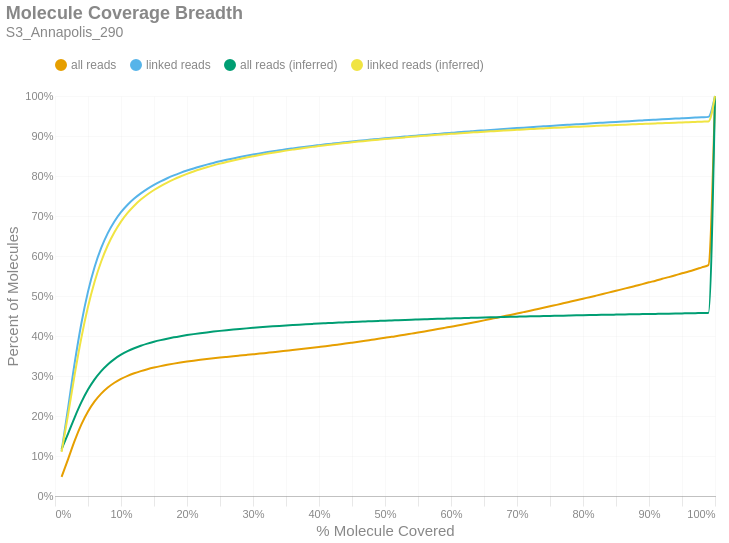

Notebook cell for this chart:
### Markdown cell above
### Molecule Read Coverage
This chart shows molecule coverage breadth as computed by the number of bases aligned to that molecule. In other words, "*how much of each unique long molecule is actually sequenced/aligned?*" Keep in mind there is a distinction between sequences and alignments, since some sequences belonging to a particular molecule may not align well and wouldn't appear in the alignment data. This chart also shows molecule coverage breadth as computed by the *inferred fragment* from which the aligned sequences originate. Unlike read coverage, this calculation takes into account the total insert size, including unsequenced gaps between the forward and reverse reads. Like the previous figures, these are cumulative percents.

### Code cell
if SKIPLR:
    print_html(f"Skipped")
else:
    binned_df = consolidated_hist(valids['coverage_bp'], mask, 0.01, True)
    binned_df_inf = consolidated_hist(valids['coverage_inserts'], mask, 0.01, True)
    binned_df = binned_df.with_columns(pl.lit(binned_df_inf['all reads (cumsum)']).alias('all reads (inferred)'))
    binned_df = binned_df.with_columns(pl.lit(binned_df_inf['linked reads (cumsum)']).alias('linked reads (inferred)'))
    binned_df = binned_df.with_columns(
        (pl.col('bin').cast(pl.Float64) + 0.01).alias('right_edge')
    )

    with SafeRender(binned_df):
        (
            density_plot(binned_df, 'Molecule Coverage Breadth', samplename, 'molcov', ['all reads (inferred)','linked reads (inferred)'])
            .encode(
                #x=alt.X('bin:Q', title="% Molecule Covered").axis(format = '%').scale(padding=0),
                x=alt.X('right_edge:Q', title="% Molecule Covered").axis(format='%').scale(padding=0),
                y=alt.Y('value:Q', title='Percent of Molecules')
                    .axis(format='%')
                    .stack(False)
                    .scale(domainMin=0, padding=0),
                color=alt.Color("key:N").scale(domain = ["all reads", "linked reads", "all reads (inferred)", "linked reads (inferred)"]),
                tooltip = [
                    alt.Tooltip("key:N", title = "Data Type"),
                    alt.Tooltip("range_label:N", title="% Molecule Covered"),
                    alt.Tooltip("value:Q", format = ".2%", title="% Molecules")
                ]
            )
        ).display()

### Figure 1 — Vega-Lite specification as saved in the notebook (floating-point values rounded to 4 significant figures)
{"width": "container", "height": 400, "config": {"title": {"anchor": "start", "dy": -15, "fontSize": 18, "color": "#888888", "subtitleColor": "#888888", "subtitleFontSize": 14}, "arc": {"fill": "#0072B2"}, "axis": {"domainColor": "#888888", "domainWidth": 0.5, "gridWidth": 0.2, "grid": false, "titleFontWeight": 400, "titleFontSize": 15, "labelFontSize": 11, "labelColor": "#888888", "tickColor": "#888888", "tickWidth": 0.2, "titleColor": "#888888"}, "axisBand": {"grid": false}, "axisX": {"grid": true, "tickSize": 10, "domainCap": "round"}, "axisY": {"domain": false, "grid": true, "tickSize": 0, "domainCap": "round"}, "background": "transparent", "header": {"labelFontSize": 15, "labelColor": "#888888", "titleFontSize": 15, "titleFontWeight": 600, "titleColor": "#888888"}, "legend": {"labelFont": "sans-serif", "labelFontSize": 12, "labelColor": "#888888", "symbolSize": 100, "symbolType": "circle", "titleFontSize": 12, "titlePadding": 10, "titleColor": "#888888", "title": null, "orient": "top"}, "range": {"category": ["#E69F00", "#56B4E9", "#009E73", "#F0E442", "#0072B2", "#D55E00", "#CC79A7", "#000000"], "diverging": ["#cfe8f3", "#a2d4ec", "#73bfe2", "#46abdb", "#1696d2", "#12719e"]}, "area": {"fill": "#0072B2", "fillOpacity": 0.7, "line": true, "strokeOpacity": 0.7}, "line": {"color": "#0072B2", "stroke": "#0072B2", "strokeWidth": 2}, "trail": {"color": "#0072B2", "stroke": "#0072B2", "strokeWidth": 0, "size": 1}, "point": {"filled": true, "fillOpacity": 1.0, "size": 95}, "text": {"color": "#888888", "fontSize": 11, "align": "right", "fontWeight": 400, "size": 11}, "bar": {"fill": "#0072B2", "stroke": null}, "view": {"stroke": null, "continuousWidth": 660, "continuousHeight": 400}}, "data": {"name": "data-083fdb98e062571fa72205f2be29ebd4"}, "mark": {"type": "line", "interpolate": "monotone", "point": {"opacity": 0, "size": 275}}, "encoding": {"color": {"field": "key", "scale": {"domain": ["all reads", "linked reads", "all reads (inferred)", "linked reads (inferred)"]}, "type": "nominal"}, "tooltip": [{"field": "key", "title": "Data Type", "type": "nominal"}, {"field": "range_label", "title": "% Molecule Covered", "type": "nominal"}, {"field": "value", "format": ".2%", "title": "% Molecules", "type": "quantitative"}], "x": {"axis": {"format": "%"}, "field": "right_edge", "scale": {"padding": 0}, "title": "% Molecule Covered", "type": "quantitative"}, "y": {"axis": {"format": "%"}, "field": "value", "scale": {"domainMin": 0, "padding": 0}, "stack": false, "title": "Percent of Molecules", "type": "quantitative"}}, "params": [{"name": "param_c36ac31b6afebe62", "select": {"type": "point", "fields": ["key"]}, "bind": "legend"}], "title": {"text": "Molecule Coverage Breadth", "subtitle": "S3_Annapolis_290"}, "transform": [{"fold": ["all reads (cumsum)", "linked reads (cumsum)", "all reads (inferred)", "linked reads (inferred)"]}, {"calculate": "replace(datum.key, ' (cumsum)', '')", "as": "key"}, {"filter": {"param": "param_c36ac31b6afebe62"}}], "usermeta": {"embedOptions": {"downloadFileName": "S3_Annapolis_290.molcov"}}, "$schema": "https://vega.github.io/schema/vega-lite/v6.1.0.json", "datasets": {"data-083fdb98e062571fa72205f2be29ebd4": [{"bin": "0.0", "interval": "0.0-0.01", "all reads": 0.04772, "linked reads": 0.1122, "all reads (cumsum)": 0.04772, "linked reads (cumsum)": 0.1122, "range_label": "0.0-0.01", "all reads (inferred)": 0.1175, "linked reads (inferred)": 0.1104, "right_edge": 0.01}, {"bin": "0.01", "interval": "0.01-0.02", "all reads": 0.04527, "linked reads": 0.1099, "all reads (cumsum)": 0.09299, "linked reads (cumsum)": 0.2222, "range_label": "0.01-0.02", "all reads (inferred)": 0.1566, "linked reads (inferred)": 0.2054, "right_edge": 0.02}, {"bin": "0.02", "interval": "0.02-0.03", "all reads": 0.04603, "linked reads": 0.1123, "all reads (cumsum)": 0.139, "linked reads (cumsum)": 0.3345, "range_label": "0.02-0.03", "all reads (inferred)": 0.1975, "linked reads (inferred)": 0.3052, "right_edge": 0.03}, {"bin": "0.03", "interval": "0.03-0.04", "all reads": 0.03991, "linked reads": 0.09743, "all reads (cumsum)": 0.1789, "linked reads (cumsum)": 0.4319, "range_label": "0.03-0.04", "all reads (inferred)": 0.2346, "linked reads (inferred)": 0.3961, "right_edge": 0.04}, {"bin": "0.04", "interval": "0.04-0.05", "all reads": 0.03238, "linked reads": 0.07908, "all reads (cumsum)": 0.2113, "linked reads (cumsum)": 0.511, "range_label": "0.04-0.05", "all reads (inferred)": 0.266, "linked reads (inferred)": 0.4729, "right_edge": 0.05}, {"bin": "0.05", "interval": "0.05-0.06", "all reads": 0.0252, "linked reads": 0.06151, "all reads (cumsum)": 0.2365, "linked reads (cumsum)": 0.5725, "range_label": "0.05-0.06", "all reads (inferred)": 0.2917, "linked reads (inferred)": 0.5356, "right_edge": 0.06}, {"bin": "0.06", "interval": "0.06-0.07", "all reads": 0.01951, "linked reads": 0.04759, "all reads (cumsum)": 0.256, "linked reads (cumsum)": 0.6201, "range_label": "0.06-0.07", "all reads (inferred)": 0.3123, "linked reads (inferred)": 0.5862, "right_edge": 0.07}, {"bin": "0.07", "interval": "0.07-0.08", "all reads": 0.01525, "linked reads": 0.03717, "all reads (cumsum)": 0.2713, "linked reads (cumsum)": 0.6572, "range_label": "0.07-0.08", "all reads (inferred)": 0.329, "linked reads (inferred)": 0.6268, "right_edge": 0.08}, {"bin": "0.08", "interval": "0.08-0.09", "all reads": 0.01195, "linked reads": 0.02908, "all reads (cumsum)": 0.2832, "linked reads (cumsum)": 0.6863, "range_label": "0.08-0.09", "all reads (inferred)": 0.3423, "linked reads (inferred)": 0.6594, "right_edge": 0.09}, {"bin": "0.09", "interval": "0.09-0.1", "all reads": 0.009556, "linked reads": 0.02323, "all reads (cumsum)": 0.2928, "linked reads (cumsum)": 0.7095, "range_label": "0.09-0.1", "all reads (inferred)": 0.3532, "linked reads (inferred)": 0.686, "right_edge": 0.1}, {"bin": "0.1", "interval": "0.1-0.11", "all reads": 0.007651, "linked reads": 0.01855, "all reads (cumsum)": 0.3004, "linked reads (cumsum)": 0.7281, "range_label": "0.1-0.11", "all reads (inferred)": 0.3621, "linked reads (inferred)": 0.7077, "right_edge": 0.11}, {"bin": "0.11", "interval": "0.11-0.12", "all reads": 0.006398, "linked reads": 0.01549, "all reads (cumsum)": 0.3068, "linked reads (cumsum)": 0.7436, "range_label": "0.11-0.12", "all reads (inferred)": 0.3694, "linked reads (inferred)": 0.7256, "right_edge": 0.12}, {"bin": "0.12", "interval": "0.12-0.13", "all reads": 0.005378, "linked reads": 0.01297, "all reads (cumsum)": 0.3122, "linked reads (cumsum)": 0.7566, "range_label": "0.12-0.13", "all reads (inferred)": 0.3757, "linked reads (inferred)": 0.741, "right_edge": 0.13}, {"bin": "0.13", "interval": "0.13-0.14", "all reads": 0.004732, "linked reads": 0.01141, "all reads (cumsum)": 0.3169, "linked reads (cumsum)": 0.768, "range_label": "0.13-0.14", "all reads (inferred)": 0.381, "linked reads (inferred)": 0.7538, "right_edge": 0.14}, {"bin": "0.14", "interval": "0.14-0.15", "all reads": 0.004122, "linked reads": 0.009931, "all reads (cumsum)": 0.321, "linked reads (cumsum)": 0.7779, "range_label": "0.14-0.15", "all reads (inferred)": 0.3856, "linked reads (inferred)": 0.7651, "right_edge": 0.15}, {"bin": "0.15", "interval": "0.15-0.16", "all reads": 0.003661, "linked reads": 0.00878, "all reads (cumsum)": 0.3247, "linked reads (cumsum)": 0.7867, "range_label": "0.15-0.16", "all reads (inferred)": 0.3897, "linked reads (inferred)": 0.7749, "right_edge": 0.16}, {"bin": "0.16", "interval": "0.16-0.17", "all reads": 0.003245, "linked reads": 0.00777, "all reads (cumsum)": 0.3279, "linked reads (cumsum)": 0.7944, "range_label": "0.16-0.17", "all reads (inferred)": 0.3933, "linked reads (inferred)": 0.7837, "right_edge": 0.17}, {"bin": "0.17", "interval": "0.17-0.18", "all reads": 0.002964, "linked reads": 0.007035, "all reads (cumsum)": 0.3309, "linked reads (cumsum)": 0.8015, "range_label": "0.17-0.18", "all reads (inferred)": 0.3966, "linked reads (inferred)": 0.7917, "right_edge": 0.18}, {"bin": "0.18", "interval": "0.18-0.19", "all reads": 0.002655, "linked reads": 0.006269, "all reads (cumsum)": 0.3336, "linked reads (cumsum)": 0.8077, "range_label": "0.18-0.19", "all reads (inferred)": 0.3995, "linked reads (inferred)": 0.7988, "right_edge": 0.19}, {"bin": "0.19", "interval": "0.19-0.2", "all reads": 0.002478, "linked reads": 0.005827, "all reads (cumsum)": 0.336, "linked reads (cumsum)": 0.8136, "range_label": "0.19-0.2", "all reads (inferred)": 0.4022, "linked reads (inferred)": 0.8054, "right_edge": 0.2}, {"bin": "0.2", "interval": "0.2-0.21", "all reads": 0.002271, "linked reads": 0.005327, "all reads (cumsum)": 0.3383, "linked reads (cumsum)": 0.8189, "range_label": "0.2-0.21", "all reads (inferred)": 0.4047, "linked reads (inferred)": 0.8112, "right_edge": 0.21}, {"bin": "0.21", "interval": "0.21-0.22", "all reads": 0.002112, "linked reads": 0.004885, "all reads (cumsum)": 0.3404, "linked reads (cumsum)": 0.8238, "range_label": "0.21-0.22", "all reads (inferred)": 0.4069, "linked reads (inferred)": 0.8167, "right_edge": 0.22}, {"bin": "0.22", "interval": "0.22-0.23", "all reads": 0.002007, "linked reads": 0.004596, "all reads (cumsum)": 0.3424, "linked reads (cumsum)": 0.8284, "range_label": "0.22-0.23", "all reads (inferred)": 0.409, "linked reads (inferred)": 0.8218, "right_edge": 0.23}, {"bin": "0.23", "interval": "0.23-0.24", "all reads": 0.001893, "linked reads": 0.004307, "all reads (cumsum)": 0.3443, "linked reads (cumsum)": 0.8327, "range_label": "0.23-0.24", "all reads (inferred)": 0.411, "linked reads (inferred)": 0.8265, "right_edge": 0.24}, {"bin": "0.24", "interval": "0.24-0.25", "all reads": 0.00177, "linked reads": 0.003977, "all reads (cumsum)": 0.3461, "linked reads (cumsum)": 0.8367, "range_label": "0.24-0.25", "all reads (inferred)": 0.4128, "linked reads (inferred)": 0.8309, "right_edge": 0.25}, {"bin": "0.25", "interval": "0.25-0.26", "all reads": 0.001686, "linked reads": 0.003742, "all reads (cumsum)": 0.3478, "linked reads (cumsum)": 0.8404, "range_label": "0.25-0.26", "all reads (inferred)": 0.4145, "linked reads (inferred)": 0.835, "right_edge": 0.26}, {"bin": "0.26", "interval": "0.26-0.27", "all reads": 0.001658, "linked reads": 0.003566, "all reads (cumsum)": 0.3494, "linked reads (cumsum)": 0.844, "range_label": "0.26-0.27", "all reads (inferred)": 0.4161, "linked reads (inferred)": 0.8389, "right_edge": 0.27}, {"bin": "0.27", "interval": "0.27-0.28", "all reads": 0.001633, "linked reads": 0.0034, "all reads (cumsum)": 0.3511, "linked reads (cumsum)": 0.8474, "range_label": "0.27-0.28", "all reads (inferred)": 0.4176, "linked reads (inferred)": 0.8425, "right_edge": 0.28}, {"bin": "0.28", "interval": "0.28-0.29", "all reads": 0.001627, "linked reads": 0.003184, "all reads (cumsum)": 0.3527, "linked reads (cumsum)": 0.8506, "range_label": "0.28-0.29", "all reads (inferred)": 0.4191, "linked reads (inferred)": 0.846, "right_edge": 0.29}, {"bin": "0.29", "interval": "0.29-0.3", "all reads": 0.001637, "linked reads": 0.003002, "all reads (cumsum)": 0.3543, "linked reads (cumsum)": 0.8536, "range_label": "0.29-0.3", "all reads (inferred)": 0.4204, "linked reads (inferred)": 0.8493, "right_edge": 0.3}, {"bin": "0.3", "interval": "0.3-0.31", "all reads": 0.001658, "linked reads": 0.002804, "all reads (cumsum)": 0.356, "linked reads (cumsum)": 0.8564, "range_label": "0.3-0.31", "all reads (inferred)": 0.4217, "linked reads (inferred)": 0.8525, "right_edge": 0.31}, {"bin": "0.31", "interval": "0.31-0.32", "all reads": 0.00173, "linked reads": 0.002756, "all reads (cumsum)": 0.3577, "linked reads (cumsum)": 0.8591, "range_label": "0.31-0.32", "all reads (inferred)": 0.423, "linked reads (inferred)": 0.8554, "right_edge": 0.32}, {"bin": "0.32", "interval": "0.32-0.33", "all reads": 0.001737, "linked reads": 0.00259, "all reads (cumsum)": 0.3595, "linked reads (cumsum)": 0.8617, "range_label": "0.32-0.33", "all reads (inferred)": 0.4241, "linked reads (inferred)": 0.8582, "right_edge": 0.33}, {"bin": "0.33", "interval": "0.33-0.34", "all reads": 0.001724, "linked reads": 0.002416, "all reads (cumsum)": 0.3612, "linked reads (cumsum)": 0.8641, "range_label": "0.33-0.34", "all reads (inferred)": 0.4252, "linked reads (inferred)": 0.8609, "right_edge": 0.34}, {"bin": "0.34", "interval": "0.34-0.35", "all reads": 0.001812, "linked reads": 0.002471, "all reads (cumsum)": 0.363, "linked reads (cumsum)": 0.8666, "range_label": "0.34-0.35", "all reads (inferred)": 0.4263, "linked reads (inferred)": 0.8634, "right_edge": 0.35}, {"bin": "0.35", "interval": "0.35-0.36", "all reads": 0.001786, "linked reads": 0.002256, "all reads (cumsum)": 0.3648, "linked reads (cumsum)": 0.8688, "range_label": "0.35-0.36", "all reads (inferred)": 0.4274, "linked reads (inferred)": 0.8659, "right_edge": 0.36}, {"bin": "0.36", "interval": "0.36-0.37", "all reads": 0.001843, "linked reads": 0.002184, "all reads (cumsum)": 0.3666, "linked reads (cumsum)": 0.871, "range_label": "0.36-0.37", "all reads (inferred)": 0.4284, "linked reads (inferred)": 0.8684, "right_edge": 0.37}, {"bin": "0.37", "interval": "0.37-0.38", "all reads": 0.001921, "linked reads": 0.002115, "all reads (cumsum)": 0.3685, "linked reads (cumsum)": 0.8731, "range_label": "0.37-0.38", "all reads (inferred)": 0.4293, "linked reads (inferred)": 0.8706, "right_edge": 0.38}, {"bin": "0.38", "interval": "0.38-0.39", "all reads": 0.00197, "linked reads": 0.002105, "all reads (cumsum)": 0.3705, "linked reads (cumsum)": 0.8753, "range_label": "0.38-0.39", "all reads (inferred)": 0.4302, "linked reads (inferred)": 0.8728, "right_edge": 0.39}, {"bin": "0.39", "interval": "0.39-0.4", "all reads": 0.002009, "linked reads": 0.001931, "all reads (cumsum)": 0.3725, "linked reads (cumsum)": 0.8772, "range_label": "0.39-0.4", "all reads (inferred)": 0.4311, "linked reads (inferred)": 0.875, "right_edge": 0.4}, {"bin": "0.4", "interval": "0.4-0.41", "all reads": 0.002034, "linked reads": 0.001902, "all reads (cumsum)": 0.3746, "linked reads (cumsum)": 0.8791, "range_label": "0.4-0.41", "all reads (inferred)": 0.4319, "linked reads (inferred)": 0.8769, "right_edge": 0.41}, {"bin": "0.41", "interval": "0.41-0.42", "all reads": 0.002135, "linked reads": 0.001844, "all reads (cumsum)": 0.3767, "linked reads (cumsum)": 0.8809, "range_label": "0.41-0.42", "all reads (inferred)": 0.4328, "linked reads (inferred)": 0.8789, "right_edge": 0.42}, {"bin": "0.42", "interval": "0.42-0.43", "all reads": 0.002168, "linked reads": 0.001815, "all reads (cumsum)": 0.3789, "linked reads (cumsum)": 0.8827, "range_label": "0.42-0.43", "all reads (inferred)": 0.4335, "linked reads (inferred)": 0.8807, "right_edge": 0.43}, {"bin": "0.43", "interval": "0.43-0.44", "all reads": 0.002179, "linked reads": 0.001758, "all reads (cumsum)": 0.381, "linked reads (cumsum)": 0.8845, "range_label": "0.43-0.44", "all reads (inferred)": 0.4343, "linked reads (inferred)": 0.8825, "right_edge": 0.44}, {"bin": "0.44", "interval": "0.44-0.45", "all reads": 0.002275, "linked reads": 0.001749, "all reads (cumsum)": 0.3833, "linked reads (cumsum)": 0.8863, "range_label": "0.44-0.45", "all reads (inferred)": 0.435, "linked reads (inferred)": 0.8843, "right_edge": 0.45}, {"bin": "0.45", "interval": "0.45-0.46", "all reads": 0.002312, "linked reads": 0.00168, "all reads (cumsum)": 0.3856, "linked reads (cumsum)": 0.8879, "range_label": "0.45-0.46", "all reads (inferred)": 0.4358, "linked reads (inferred)": 0.886, "right_edge": 0.46}, {"bin": "0.46", "interval": "0.46-0.47", "all reads": 0.002357, "linked reads": 0.00163, "all reads (cumsum)": 0.388, "linked reads (cumsum)": 0.8896, "range_label": "0.46-0.47", "all reads (inferred)": 0.4364, "linked reads (inferred)": 0.8876, "right_edge": 0.47}, {"bin": "0.47", "interval": "0.47-0.48", "all reads": 0.002445, "linked reads": 0.001604, "all reads (cumsum)": 0.3904, "linked reads (cumsum)": 0.8912, "range_label": "0.47-0.48", "all reads (inferred)": 0.4371, "linked reads (inferred)": 0.8892, "right_edge": 0.48}, {"bin": "0.48", "interval": "0.48-0.49", "all reads": 0.002421, "linked reads": 0.001597, "all reads (cumsum)": 0.3929, "linked reads (cumsum)": 0.8928, "range_label": "0.48-0.49", "all reads (inferred)": 0.4378, "linked reads (inferred)": 0.8908, "right_edge": 0.49}, {"bin": "0.49", "interval": "0.49-0.5", "all reads": 0.002664, "linked reads": 0.001485, "all reads (cumsum)": 0.3955, "linked reads (cumsum)": 0.8942, "range_label": "0.49-0.5", "all reads (inferred)": 0.4384, "linked reads (inferred)": 0.8923, "right_edge": 0.5}, {"bin": "0.5", "interval": "0.5-0.51", "all reads": 0.002347, "linked reads": 0.001424, "all reads (cumsum)": 0.3979, "linked reads (cumsum)": 0.8957, "range_label": "0.5-0.51", "all reads (inferred)": 0.439, "linked reads (inferred)": 0.8937, "right_edge": 0.51}, {"bin": "0.51", "interval": "0.51-0.52", "all reads": 0.002694, "linked reads": 0.001447, "all reads (cumsum)": 0.4006, "linked reads (cumsum)": 0.8971, "range_label": "0.51-0.52", "all reads (inferred)": 0.4396, "linked reads (inferred)": 0.8952, "right_edge": 0.52}, {"bin": "0.52", "interval": "0.52-0.53", "all reads": 0.002641, "linked reads": 0.001413, "all reads (cumsum)": 0.4032, "linked reads (cumsum)": 0.8985, "range_label": "0.52-0.53", "all reads (inferred)": 0.4402, "linked reads (inferred)": 0.8965, "right_edge": 0.53}, {"bin": "0.53", "interval": "0.53-0.54", "all reads": 0.002754, "linked reads": 0.001423, "all reads (cumsum)": 0.406, "linked reads (cumsum)": 0.9, "range_label": "0.53-0.54", "all reads (inferred)": 0.4408, "linked reads (inferred)": 0.8979, "right_edge": 0.54}, {"bin": "0.54", "interval": "0.54-0.55", "all reads": 0.002739, "linked reads": 0.001331, "all reads (cumsum)": 0.4087, "linked reads (cumsum)": 0.9013, "range_label": "0.54-0.55", "all reads (inferred)": 0.4413, "linked reads (inferred)": 0.8992, "right_edge": 0.55}, {"bin": "0.55", "interval": "0.55-0.56", "all reads": 0.002821, "linked reads": 0.001324, "all reads (cumsum)": 0.4115, "linked reads (cumsum)": 0.9026, "range_label": "0.55-0.56", "all reads (inferred)": 0.4419, "linked reads (inferred)": 0.9004, "right_edge": 0.56}, {"bin": "0.56", "interval": "0.56-0.57", "all reads": 0.00291, "linked reads": 0.001379, "all reads (cumsum)": 0.4144, "linked reads (cumsum)": 0.904, "range_label": "0.56-0.57", "all reads (inferred)": 0.4424, "linked reads (inferred)": 0.9017, "right_edge": 0.57}, {"bin": "0.57", "interval": "0.57-0.58", "all reads": 0.002865, "linked reads": 0.001321, "all reads (cumsum)": 0.4173, "linked reads (cumsum)": 0.9053, "range_label": "0.57-0.58", "all reads (inferred)": 0.4429, "linked reads (inferred)": 0.9029, "right_edge": 0.58}, {"bin": "0.58", "interval": "0.58-0.59", "all reads": 0.002993, "linked reads": 0.001344, "all reads (cumsum)": 0.4203, "linked reads (cumsum)": 0.9067, "range_label": "0.58-0.59", "all reads (inferred)": 0.4434, "linked reads (inferred)": 0.9041, "right_edge": 0.59}, {"bin": "0.59", "interval": "0.59-0.6", "all reads": 0.003056, "linked reads": 0.00124, "all reads (cumsum)": 0.4233, "linked reads (cumsum)": 0.9079, "range_label": "0.59-0.6", "all reads (inferred)": 0.4439, "linked reads (inferred)": 0.9053, "right_edge": 0.6}, {"bin": "0.6", "interval": "0.6-0.61", "all reads": 0.002945, "linked reads": 0.001206, "all reads (cumsum)": 0.4263, "linked reads (cumsum)": 0.9091, "range_label": "0.6-0.61", "all reads (inferred)": 0.4444, "linked reads (inferred)": 0.9064, "right_edge": 0.61}, {"bin": "0.61", "interval": "0.61-0.62", "all reads": 0.003188, "linked reads": 0.00127, "all reads (cumsum)": 0.4295, "linked reads (cumsum)": 0.9104, "range_label": "0.61-0.62", "all reads (inferred)": 0.4449, "linked reads (inferred)": 0.9076, "right_edge": 0.62}, {"bin": "0.62", "interval": "0.62-0.63", "all reads": 0.003169, "linked reads": 0.00123, "all reads (cumsum)": 0.4326, "linked reads (cumsum)": 0.9116, "range_label": "0.62-0.63", "all reads (inferred)": 0.4453, "linked reads (inferred)": 0.9086, "right_edge": 0.63}, {"bin": "0.63", "interval": "0.63-0.64", "all reads": 0.003157, "linked reads": 0.001221, "all reads (cumsum)": 0.4358, "linked reads (cumsum)": 0.9128, "range_label": "0.63-0.64", "all reads (inferred)": 0.4458, "linked reads (inferred)": 0.9097, "right_edge": 0.64}, {"bin": "0.64", "interval": "0.64-0.65", "all reads": 0.003255, "linked reads": 0.001155, "all reads (cumsum)": 0.4391, "linked reads (cumsum)": 0.914, "range_label": "0.64-0.65", "all reads (inferred)": 0.4462, "linked reads (inferred)": 0.9107, "right_edge": 0.65}, {"bin": "0.65", "interval": "0.65-0.66", "all reads": 0.00342, "linked reads": 0.001193, "all reads (cumsum)": 0.4425, "linked reads (cumsum)": 0.9152, "range_label": "0.65-0.66", "all reads (inferred)": 0.4467, "linked reads (inferred)": 0.9117, "right_edge": 0.66}, {"bin": "0.66", "interval": "0.66-0.67", "all reads": 0.003366, "linked reads": 0.001158, "all reads (cumsum)": 0.4458, "linked reads (cumsum)": 0.9163, "range_label": "0.66-0.67", "all reads (inferred)": 0.4471, "linked reads (inferred)": 0.9126, "right_edge": 0.67}, {"bin": "0.67", "interval": "0.67-0.68", "all reads": 0.003438, "linked reads": 0.001181, "all reads (cumsum)": 0.4493, "linked reads (cumsum)": 0.9175, "range_label": "0.67-0.68", "all reads (inferred)": 0.4475, "linked reads (inferred)": 0.9136, "right_edge": 0.68}, {"bin": "0.68", "interval": "0.68-0.69", "all reads": 0.003437, "linked reads": 0.001147, "all reads (cumsum)": 0.4527, "linked reads (cumsum)": 0.9187, "range_label": "0.68-0.69", "all reads (inferred)": 0.4479, "linked reads (inferred)": 0.9145, "right_edge": 0.69}, {"bin": "0.69", "interval": "0.69-0.7", "all reads": 0.003556, "linked reads": 0.001131, "all reads (cumsum)": 0.4563, "linked reads (cumsum)": 0.9198, "range_label": "0.69-0.7", "all reads (inferred)": 0.4483, "linked reads (inferred)": 0.9154, "right_edge": 0.7}, {"bin": "0.7", "interval": "0.7-0.71", "all reads": 0.003468, "linked reads": 0.001106, "all reads (cumsum)": 0.4597, "linked reads (cumsum)": 0.9209, "range_label": "0.7-0.71", "all reads (inferred)": 0.4487, "linked reads (inferred)": 0.9164, "right_edge": 0.71}, {"bin": "0.71", "interval": "0.71-0.72", "all reads": 0.003505, "linked reads": 0.00108, "all reads (cumsum)": 0.4632, "linked reads (cumsum)": 0.922, "range_label": "0.71-0.72", "all reads (inferred)": 0.4491, "linked reads (inferred)": 0.9173, "right_edge": 0.72}, {"bin": "0.72", "interval": "0.72-0.73", "all reads": 0.003603, "linked reads": 0.001067, "all reads (cumsum)": 0.4668, "linked reads (cumsum)": 0.923, "range_label": "0.72-0.73", "all reads (inferred)": 0.4495, "linked reads (inferred)": 0.9181, "right_edge": 0.73}, {"bin": "0.73", "interval": "0.73-0.74", "all reads": 0.003585, "linked reads": 0.00108, "all reads (cumsum)": 0.4704, "linked reads (cumsum)": 0.9241, "range_label": "0.73-0.74", "all reads (inferred)": 0.4498, "linked reads (inferred)": 0.919, "right_edge": 0.74}, {"bin": "0.74", "interval": "0.74-0.75", "all reads": 0.003815, "linked reads": 0.001084, "all reads (cumsum)": 0.4742, "linked reads (cumsum)": 0.9252, "range_label": "0.74-0.75", "all reads (inferred)": 0.4502, "linked reads (inferred)": 0.9199, "right_edge": 0.75}, {"bin": "0.75", "interval": "0.75-0.76", "all reads": 0.003596, "linked reads": 0.001011, "all reads (cumsum)": 0.4778, "linked reads (cumsum)": 0.9262, "range_label": "0.75-0.76", "all reads (inferred)": 0.4506, "linked reads (inferred)": 0.9207, "right_edge": 0.76}, {"bin": "0.76", "interval": "0.76-0.77", "all reads": 0.003786, "linked reads": 0.001043, "all reads (cumsum)": 0.4816, "linked reads (cumsum)": 0.9273, "range_label": "0.76-0.77", "all reads (inferred)": 0.4509, "linked reads (inferred)": 0.9215, "right_edge": 0.77}, {"bin": "0.77", "interval": "0.77-0.78", "all reads": 0.003812, "linked reads": 0.0009856, "all reads (cumsum)": 0.4854, "linked reads (cumsum)": 0.9282, "range_label": "0.77-0.78", "all reads (inferred)": 0.4513, "linked reads (inferred)": 0.9223, "right_edge": 0.78}, {"bin": "0.78", "interval": "0.78-0.79", "all reads": 0.003821, "linked reads": 0.0009923, "all reads (cumsum)": 0.4893, "linked reads (cumsum)": 0.9292, "range_label": "0.78-0.79", "all reads (inferred)": 0.4516, "linked reads (inferred)": 0.9231, "right_edge": 0.79}, {"bin": "0.79", "interval": "0.79-0.8", "all reads": 0.004031, "linked reads": 0.0009851, "all reads (cumsum)": 0.4933, "linked reads (cumsum)": 0.9302, "range_label": "0.79-0.8", "all reads (inferred)": 0.4519, "linked reads (inferred)": 0.9238, "right_edge": 0.8}, {"bin": "0.8", "interval": "0.8-0.81", "all reads": 0.003764, "linked reads": 0.001006, "all reads (cumsum)": 0.4971, "linked reads (cumsum)": 0.9312, "range_label": "0.8-0.81", "all reads (inferred)": 0.4523, "linked reads (inferred)": 0.9246, "right_edge": 0.81}, {"bin": "0.81", "interval": "0.81-0.82", "all reads": 0.003947, "linked reads": 0.001051, "all reads (cumsum)": 0.501, "linked reads (cumsum)": 0.9323, "range_label": "0.81-0.82", "all reads (inferred)": 0.4526, "linked reads (inferred)": 0.9253, "right_edge": 0.82}, {"bin": "0.82", "interval": "0.82-0.83", "all reads": 0.004001, "linked reads": 0.0009841, "all reads (cumsum)": 0.505, "linked reads (cumsum)": 0.9333, "range_label": "0.82-0.83", "all reads (inferred)": 0.4529, "linked reads (inferred)": 0.9261, "right_edge": 0.83}, {"bin": "0.83", "interval": "0.83-0.84", "all reads": 0.00404, "linked reads": 0.001003, "all reads (cumsum)": 0.509, "linked reads (cumsum)": 0.9343, "range_label": "0.83-0.84", "all reads (inferred)": 0.4532, "linked reads (inferred)": 0.9267, "right_edge": 0.84}, {"bin": "0.84", "interval": "0.84-0.85", "all reads": 0.004012, "linked reads": 0.0009769, "all reads (cumsum)": 0.5131, "linked reads (cumsum)": 0.9352, "range_label": "0.84-0.85", "all reads (inferred)": 0.4535, "linked reads (inferred)": 0.9274, "right_edge": 0.85}, {"bin": "0.85", "interval": "0.85-0.86", "all reads": 0.004157, "linked reads": 0.0009429, "all reads (cumsum)": 0.5172, "linked reads (cumsum)": 0.9362, "range_label": "0.85-0.86", "all reads (inferred)": 0.4538, "linked reads (inferred)": 0.9281, "right_edge": 0.86}, {"bin": "0.86", "interval": "0.86-0.87", "all reads": 0.004086, "linked reads": 0.0009208, "all reads (cumsum)": 0.5213, "linked reads (cumsum)": 0.9371, "range_label": "0.86-0.87", "all reads (inferred)": 0.4541, "linked reads (inferred)": 0.9288, "right_edge": 0.87}, {"bin": "0.87", "interval": "0.87-0.88", "all reads": 0.004239, "linked reads": 0.00091, "all reads (cumsum)": 0.5255, "linked reads (cumsum)": 0.938, "range_label": "0.87-0.88", "all reads (inferred)": 0.4544, "linked reads (inferred)": 0.9295, "right_edge": 0.88}, {"bin": "0.88", "interval": "0.88-0.89", "all reads": 0.004221, "linked reads": 0.0009404, "all reads (cumsum)": 0.5298, "linked reads (cumsum)": 0.939, "range_label": "0.88-0.89", "all reads (inferred)": 0.4547, "linked reads (inferred)": 0.9301, "right_edge": 0.89}, {"bin": "0.89", "interval": "0.89-0.9", "all reads": 0.004402, "linked reads": 0.0009254, "all reads (cumsum)": 0.5342, "linked reads (cumsum)": 0.9399, "range_label": "0.89-0.9", "all reads (inferred)": 0.455, "linked reads (inferred)": 0.9308, "right_edge": 0.9}, {"bin": "0.9", "interval": "0.9-0.91", "all reads": 0.0041, "linked reads": 0.0009023, "all reads (cumsum)": 0.5383, "linked reads (cumsum)": 0.9408, "range_label": "0.9-0.91", "all reads (inferred)": 0.4553, "linked reads (inferred)": 0.9314, "right_edge": 0.91}, {"bin": "0.91", "interval": "0.91-0.92", "all reads": 0.004802, "linked reads": 0.0009177, "all reads (cumsum)": 0.5431, "linked reads (cumsum)": 0.9417, "range_label": "0.91-0.92", "all reads (inferred)": 0.4556, "linked reads (inferred)": 0.932, "right_edge": 0.92}, {"bin": "0.92", "interval": "0.92-0.93", "all reads": 0.004202, "linked reads": 0.0009064, "all reads (cumsum)": 0.5473, "linked reads (cumsum)": 0.9426, "range_label": "0.92-0.93", "all reads (inferred)": 0.4558, "linked reads (inferred)": 0.9326, "right_edge": 0.93}, {"bin": "0.93", "interval": "0.93-0.94", "all reads": 0.004583, "linked reads": 0.0008822, "all reads (cumsum)": 0.5518, "linked reads (cumsum)": 0.9435, "range_label": "0.93-0.94", "all reads (inferred)": 0.4561, "linked reads (inferred)": 0.9333, "right_edge": 0.94}, {"bin": "0.94", "interval": "0.94-0.95", "all reads": 0.004934, "linked reads": 0.0008601, "all reads (cumsum)": 0.5568, "linked reads (cumsum)": 0.9444, "range_label": "0.94-0.95", "all reads (inferred)": 0.4564, "linked reads (inferred)": 0.9339, "right_edge": 0.95}, {"bin": "0.95", "interval": "0.95-0.96", "all reads": 0.004255, "linked reads": 0.0008581, "all reads (cumsum)": 0.561, "linked reads (cumsum)": 0.9452, "range_label": "0.95-0.96", "all reads (inferred)": 0.4568, "linked reads (inferred)": 0.9345, "right_edge": 0.96}, {"bin": "0.96", "interval": "0.96-0.97", "all reads": 0.005056, "linked reads": 0.000839, "all reads (cumsum)": 0.5661, "linked reads (cumsum)": 0.946, "range_label": "0.96-0.97", "all reads (inferred)": 0.4571, "linked reads (inferred)": 0.9352, "right_edge": 0.97}, {"bin": "0.97", "interval": "0.97-0.98", "all reads": 0.005536, "linked reads": 0.0008591, "all reads (cumsum)": 0.5716, "linked reads (cumsum)": 0.9469, "range_label": "0.97-0.98", "all reads (inferred)": 0.4574, "linked reads (inferred)": 0.9359, "right_edge": 0.98}, {"bin": "0.98", "interval": "0.98-0.99", "all reads": 0.00535, "linked reads": 0.0009116, "all reads (cumsum)": 0.577, "linked reads (cumsum)": 0.9478, "range_label": "0.98-0.99", "all reads (inferred)": 0.4578, "linked reads (inferred)": 0.9363, "right_edge": 0.99}, {"bin": "0.99", "interval": "0.99-1.0", "all reads": 0.423, "linked reads": 0.05218, "all reads (cumsum)": 1.0, "linked reads (cumsum)": 1.0, "range_label": "0.99-1.0", "all reads (inferred)": 1.0, "linked reads (inferred)": 1.0, "right_edge": 1.0}]}}
